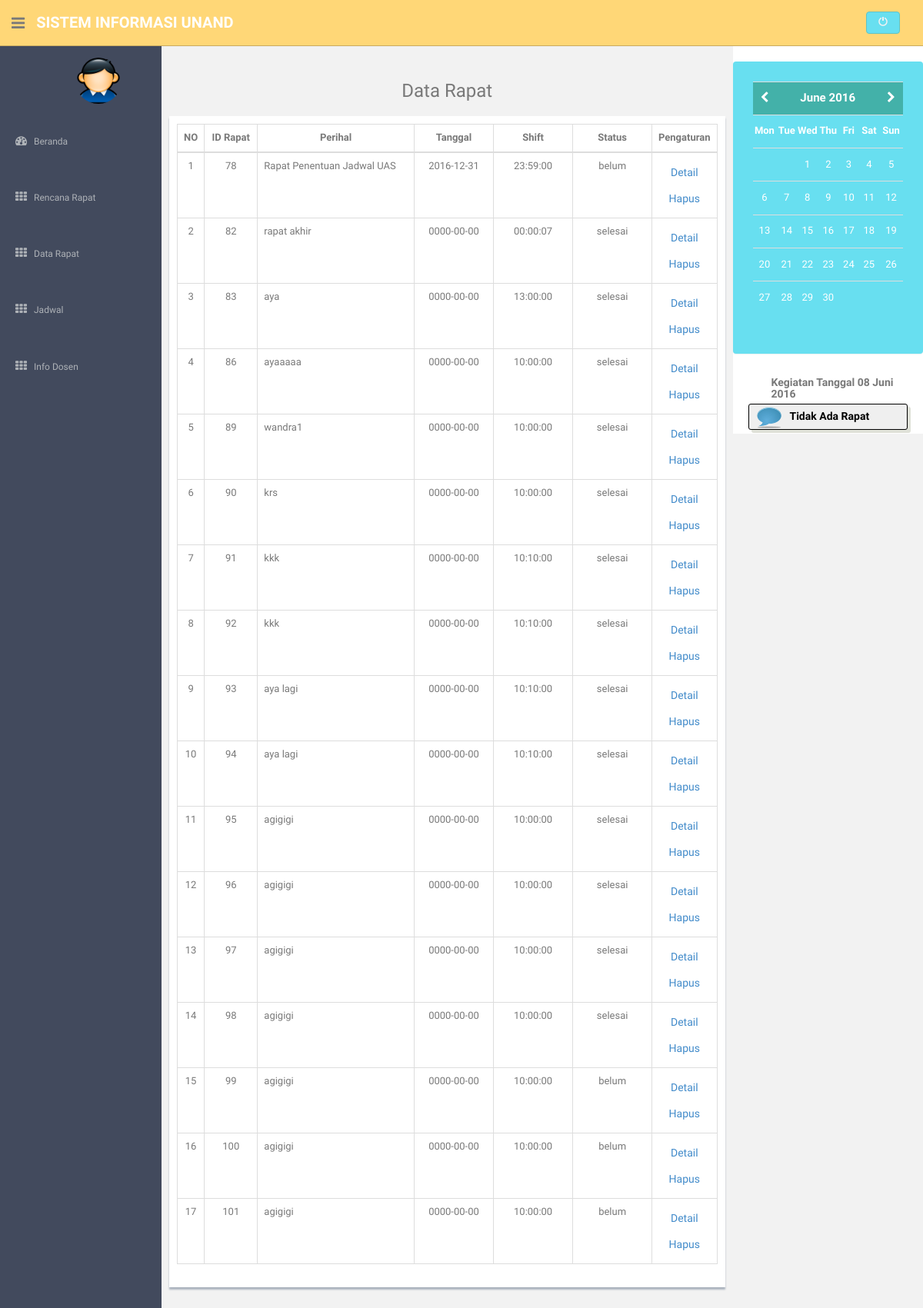
Page /index.php/kajur/datarapat on the committed database.
### tables this page shows
CREATE TABLE IF NOT EXISTS `rapat` (
`id_rapat` int(11) NOT NULL,
  `perihal` text NOT NULL,
  `status` varchar(10) NOT NULL,
  `tanggal` date NOT NULL,
  `hari` varchar(10) NOT NULL,
  `shift` time NOT NULL,
  `keterangan` text NOT NULL,
  `hasil` text NOT NULL,
  `undangan` text NOT NULL
);

### application/controllers/kajur.php (called while the page is built, shortened)
<?php
class Kajur extends CI_Controller
{
	public function __construct()
	{
		$this->load->helper('form');
		$this->load->library('form_validation');
		$this->load->model('pengaturan');
		$this->load->model('rencanarapat');
		$this->load->model('datarapat');
		$this->load->model('infodosen');
		$this->load->model('jadwalkosong');
		$this->load->model('evencal_model', 'evencal');
		$this->load->library('calendar', $this->_setting());
	}
	public function datarapat()
	{
		$user = $this->session->userdata('nip');
		$year = null; $month = null; $day = null;
		$year  = (empty($year) || !is_numeric($year))?  date('Y') :  $year;
		$month = (is_numeric($month) &&  $month > 0 && $month < 13)? $month : date('m');
		$day   = (is_numeric($day) &&  $day > 0 && $day < 31)?  $day : date('d');
		$date      = $this->evencal->getDateEvent($year, $month, $user);
		$cur_event = $this->evencal->getEvent($year, $month, $day, $user);
		$data      = array(
						'notes' => $this->calendar->generate($year, $month, $date),
						'year'  => $year,
						'mon'   => $month,
						'month' => $this->_month($month),
						'day'   => $day,
						'events'=> $cur_event
					);
		$semuadata = $this->datarapat->semuadata();
		if ($semuadata)
		{
			$data['tabel'] = $semuadata;
			$this->load->view('kajur/datarapat',$data);
		}
		else
		{
			$data['tabel'] = $semuadata;
			$this->load->view('kajur/datarapat',$data);
		}
	}
	function _month($month){
		$month = (int) $month;
		switch($month){
			case 6 : $month = 'Juni'; Break;
		}
		return $month;
	}
	function _setting(){
		return array(
			'start_day' 		=> 'monday',
			'show_next_prev' 	=> true,
			'next_prev_url' 	=> site_url('kajur/index'),
			'month_type'   		=> 'long',
            'day_type'     		=> 'short',
			'template' 			=> '{table_open}<table class="date">{/table_open}
								   {heading_row_start}&nbsp;{/heading_row_start}
								   {heading_previous_cell}<caption><a href="{previous_url}" class="prev_date" title="Previous Month">&lt;&lt;Prev</a>{/heading_previous_cell}
								   {heading_title_cell}{heading}{/heading_title_cell}
								   {heading_next_cell}<a href="{next_url}" class="next_date"  title="Next Month">Next&gt;&gt;</a></caption>{/heading_next_cell}
								   {heading_row_end}<col class="weekday" span="5"><col class="weekend_sat"><col class="weekend_sun">{/heading_row_end}
								   {week_row_start}<thead><tr>{/week_row_start}
								   {week_day_cell}<th>{week_day}</th>{/week_day_cell}
								   {week_row_end}</tr></thead><tbody>{/week_row_end}
								   {cal_row_start}<tr>{/cal_row_start}
								   {cal_cell_start}<td>{/cal_cell_start}
								   {cal_cell_content}<div class="date_event detail" val="{day}"><span class="date">{day}</span><span class="event d{day}">{content}</span></div>{/cal_cell_content}
								   {cal_cell_content_today}<div class="active_date_event detail" val="{day}"><span class="date">{day}</span><span class="event d{day}">{content}</span></div>{/cal_cell_content_today}
								   {cal_cell_no_content}<div class="no_event detail" val="{day}"><span class="date">{day}</span><span class="event d{day}">&nbsp;</span></div>{/cal_cell_no_content}
								   {cal_cell_no_content_today}<div class="active_no_event detail" val="{day}"><span class="date">{day}</span><span class="event d{day}">&nbsp;</span></div>{/cal_cell_no_content_today}
								   {cal_cell_blank}&nbsp;{/cal_cell_blank}
								   {cal_cell_end}</td>{/cal_cell_end}
								   {cal_row_end}</tr>{/cal_row_end}
								   {table_close}</tbody></table>{/table_close}');
	}
}
?>

### index.php (called while the page is built, shortened)
<?php
require_once BASEPATH.'core/CodeIgniter.php';

### application/models/datarapat.php (called while the page is built, shortened)
<?php
class Datarapat extends CI_Model
{
	public function semuadata()
	{
		return $this->db->get('rapat')->result_object();
	}
}
 ?>

### application/models/evencal_model.php (called while the page is built, shortened)
<?php if ( ! defined('BASEPATH')) exit('No direct script access allowed');
class Evencal_model extends CI_Model {
	function getDateEvent($year, $month, $user){
		$this->db->select('tanggal');
		$this->db->from('rapat');
		$this->db->join('datarapat','datarapat.id_rapat=rapat.id_rapat','left');
		$this->db->like("id_user",$user);
		$query = $this->db->get();
		if($query->num_rows() > 0){
			$data = array();
			return $data;
		}else{
			return false;
		}
	}
	function getEvent($year, $month, $day, $user){
		$day   = ($day < 10 && strlen($day) == 1)? "0$day" : $day;
		$year  = ($month < 10 && strlen($month) == 1) ? "$year-0$month-$day" : "$year-$month-$day";
		$tanggal = array('tanggal' => $year);
		$this->db->select('shift as time, perihal as event');
		$this->db->from('rapat');
		$this->db->join('datarapat','datarapat.id_rapat=rapat.id_rapat');
		$this->db->where("id_user",$user);
		$this->db->where($tanggal);
		$query = $this->db->get();
		if($query->num_rows() > 0){
			return $query->result_array();
		}else{
			return null;
		}
	}
}

### application/views/kajur/datarapat.php (the view, shortened to what this page needs)
<aside>
    <div id="sidebar"  class="nav-collapse ">
    </div>
</aside>
<section id="main-content">
    <section class="wrapper">
        <div class="row">
            <div class="col-lg-9">
                <div class="row mt">
                  <div><h3><center>Data Rapat</center></h3></div>
                </div>
                <div class="row">
                  <div class="form-panel">
                      <table class="table table-bordered">
                    <thead>
                      <tr align="center">
                        <td width="3%"><b>NO</td>
                        <td width="10%"><b>ID Rapat</td>
                        <td width="30%"><b>Perihal</td>
                        <td width="15%"><b>Tanggal</td>
                        <td width="15%"><b>Shift</td>
                        <td width="15%"><b>Status</td>
                        <td><b>Pengaturan</td>
                      </tr>
                    </thead>
                    <tbody>
                    <?php if(empty($table)):?>
                      <?php
                        $no = 1;
                        foreach($tabel as $v):
                      ?>
                      <tr>
                        <td align="center"><?php echo $no; ?></td>
                        <td align="center"><?php echo $v->id_rapat; ?></td>
                        <td><?php echo $v->perihal; ?></td>
                        <td align="center"><?php echo $v->tanggal; ?></td>
                        <td align="center"><?php echo $v->shift; ?></td>
                        <td align="center"><?php echo $v->status; ?></td>
                        <td align="center"><a href="detilrapat/<?php echo $v->id_rapat; ?>" class="btn btn-mini">Detail<a href="hapusrapat/<?php echo $v->id_rapat; ?>" class="btn btn-mini">Hapus</a></td>
                      </tr>
                      <?php
                          $no++;
                          endforeach;
                      ?>
                    <?php endif;?>
                    </tbody>
                    </table>
                  </div>
                </div>
            </div>
            <div class="col-lg-3 ds">
              <div class="row">
              </div>
              <div class="row">
                   <div class="event_detail">
                        <h4 class="s_date">Kegiatan Tanggal <?php echo "$day $month $year";?></h4>
                        <div class="detail_event">
                          <?php
                            if(isset($events)){
                              $i = 1;
                              foreach($events as $e){
                               if($i % 2 == 0){
                                  echo '<div class="info1"><h4>'.$e['time'].'</h4><p>'.$e['event'].'</p></div>';
                                }else{
                                  echo '<div class="info2"><h4>'.$e['time'].'</h4><p>'.$e['event'].'</p></div>';
                                }
                                $i++;
                              }
                            }else{
                              echo '<div class="message"><h4>Tidak Ada Rapat</h4></div>';
                            }
                          ?>
                        </div>
                      </div>
                 </div>
            </div>
        </div><! --/row -->
    </section>
</section>

### assets/css/style.css (style rules this page uses)
body { color: #797979; background: #f2f2f2; font-family: 'Ruda', sans-serif; padding: 0px !important; margin: 0px !important; font-size:13px; }
a, a:hover, a:focus { text-decoration: none; outline: none; }
.mt { margin-top: 25px; }
#sidebar { width: 210px; height: 100%; position: fixed; background: #424a5d; }
#main-content { margin-left: 210px; }
.wrapper { display: inline-block; margin-top: 60px; padding-left: 15px; padding-right: 15px; padding-bottom: 15px; padding-top: 0px; width: 100%; }
.ds { background: #ffffff; padding-top: 20px; }
.ds h4 { font-size: 14px; font-weight: 700; }
.form-panel { background: #ffffff; margin: 10px; padding: 10px; box-shadow: 0px 3px 2px #aab2bd; text-align: left; }

### assets/evencal/css/style.css (style rules this page uses)
a { text-decoration:none; }
.info1,.info2,.message { margin:5px 20px 5px 20px; padding:3px;-webkit-border-radius: 3px;-moz-border-radius: 3px;border-radius: 3px;-moz-box-shadow: 4px 4px #dfe1d8;-webkit-box-shadow: 4px 4px #dfe1d8;box-shadow: 4px 4px #dfe1d8; }
h4 { margin:5px 5px 5px 50px;padding:0; font-size:16px; }
.message { border:1px solid #000;color:#000;background:#efefef url('images/message.png') no-repeat; background-position:10px center; }

### rows in the picture
rapat: id_rapat "78", perihal "Rapat Penentuan Jadwal UAS", tanggal "2016-12-31", shift "23:59:00", status "belum"
rapat: id_rapat "82", perihal "rapat akhir", tanggal "0000-00-00", shift "00:00:07", status "selesai"
rapat: id_rapat "83", perihal "aya", tanggal "0000-00-00", shift "13:00:00", status "selesai"
rapat: id_rapat "86", perihal "ayaaaaa", tanggal "0000-00-00", shift "10:00:00", status "selesai"
rapat: id_rapat "89", perihal "wandra1", tanggal "0000-00-00", shift "10:00:00", status "selesai"
rapat: id_rapat "90", perihal "krs", tanggal "0000-00-00", shift "10:00:00", status "selesai"
rapat: id_rapat "91", perihal "kkk", tanggal "0000-00-00", shift "10:10:00", status "selesai"
rapat: id_rapat "92", perihal "kkk", tanggal "0000-00-00", shift "10:10:00", status "selesai"
rapat: id_rapat "93", perihal "aya lagi", tanggal "0000-00-00", shift "10:10:00", status "selesai"
rapat: id_rapat "94", perihal "aya lagi", tanggal "0000-00-00", shift "10:10:00", status "selesai"
rapat: id_rapat "95", perihal "agigigi", tanggal "0000-00-00", shift "10:00:00", status "selesai"
rapat: id_rapat "96", perihal "agigigi", tanggal "0000-00-00", shift "10:00:00", status "selesai"
rapat: id_rapat "97", perihal "agigigi", tanggal "0000-00-00", shift "10:00:00", status "selesai"
rapat: id_rapat "98", perihal "agigigi", tanggal "0000-00-00", shift "10:00:00", status "selesai"
rapat: id_rapat "99", perihal "agigigi", tanggal "0000-00-00", shift "10:00:00", status "belum"
rapat: id_rapat "100", perihal "agigigi", tanggal "0000-00-00", shift "10:00:00", status "belum"
rapat: id_rapat "101", perihal "agigigi", tanggal "0000-00-00", shift "10:00:00", status "belum"

### other values in the picture
$day "08"
$month "Juni"
$year "2016"
